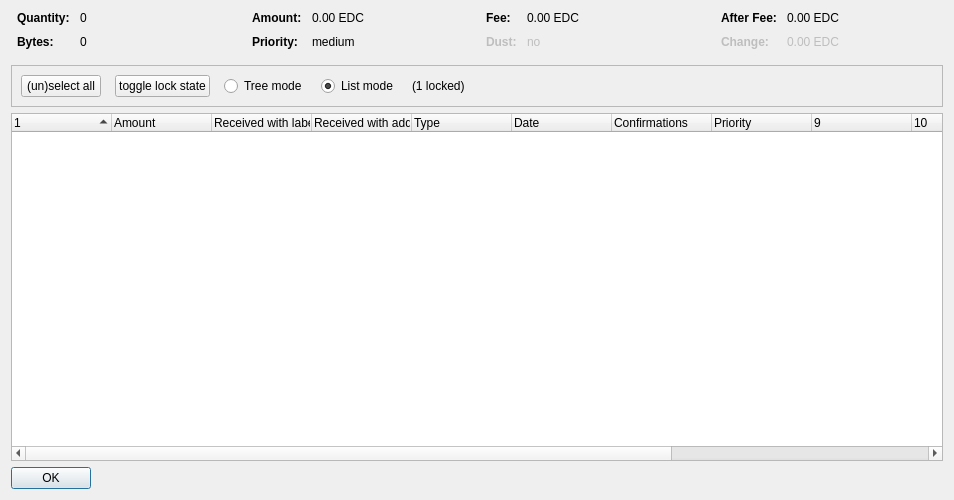
<?xml version="1.0" encoding="UTF-8"?>
<ui version="4.0">
 <class>CoinControlDialog</class>
 <widget class="QDialog" name="CoinControlDialog">
  <property name="geometry">
   <rect>
    <x>0</x>
    <y>0</y>
    <width>954</width>
    <height>500</height>
   </rect>
  </property>
  <property name="windowTitle">
   <string>Coin Selection</string>
  </property>
  <layout class="QVBoxLayout" name="verticalLayout">
   <item>
    <layout class="QHBoxLayout" name="horizontalLayoutTop" stretch="0,0,0,0">
     <property name="topMargin">
      <number>0</number>
     </property>
     <property name="bottomMargin">
      <number>10</number>
     </property>
     <item>
      <layout class="QFormLayout" name="formLayoutCoinControl1">
       <property name="horizontalSpacing">
        <number>10</number>
       </property>
       <property name="verticalSpacing">
        <number>10</number>
       </property>
       <property name="leftMargin">
        <number>6</number>
       </property>
       <property name="rightMargin">
        <number>6</number>
       </property>
       <item row="0" column="0">
        <widget class="QLabel" name="labelCoinControlQuantityText">
         <property name="font">
          <font>
           <weight>75</weight>
           <bold>true</bold>
          </font>
         </property>
         <property name="text">
          <string>Quantity:</string>
         </property>
        </widget>
       </item>
       <item row="0" column="1">
        <widget class="QLabel" name="labelCoinControlQuantity">
         <property name="cursor">
          <cursorShape>IBeamCursor</cursorShape>
         </property>
         <property name="contextMenuPolicy">
          <enum>Qt::ActionsContextMenu</enum>
         </property>
         <property name="text">
          <string notr="true">0</string>
         </property>
         <property name="textInteractionFlags">
          <set>Qt::LinksAccessibleByMouse|Qt::TextSelectableByKeyboard|Qt::TextSelectableByMouse</set>
         </property>
        </widget>
       </item>
       <item row="1" column="0">
        <widget class="QLabel" name="labelCoinControlBytesText">
         <property name="font">
          <font>
           <weight>75</weight>
           <bold>true</bold>
          </font>
         </property>
         <property name="text">
          <string>Bytes:</string>
         </property>
        </widget>
       </item>
       <item row="1" column="1">
        <widget class="QLabel" name="labelCoinControlBytes">
         <property name="cursor">
          <cursorShape>IBeamCursor</cursorShape>
         </property>
         <property name="contextMenuPolicy">
          <enum>Qt::ActionsContextMenu</enum>
         </property>
         <property name="text">
          <string notr="true">0</string>
         </property>
         <property name="textInteractionFlags">
          <set>Qt::LinksAccessibleByMouse|Qt::TextSelectableByKeyboard|Qt::TextSelectableByMouse</set>
         </property>
        </widget>
       </item>
      </layout>
     </item>
     <item>
      <layout class="QFormLayout" name="formLayoutCoinControl2">
       <property name="horizontalSpacing">
        <number>10</number>
       </property>
       <property name="verticalSpacing">
        <number>10</number>
       </property>
       <property name="leftMargin">
        <number>6</number>
       </property>
       <property name="rightMargin">
        <number>6</number>
       </property>
       <item row="0" column="0">
        <widget class="QLabel" name="labelCoinControlAmountText">
         <property name="font">
          <font>
           <weight>75</weight>
           <bold>true</bold>
          </font>
         </property>
         <property name="text">
          <string>Amount:</string>
         </property>
        </widget>
       </item>
       <item row="0" column="1">
        <widget class="QLabel" name="labelCoinControlAmount">
         <property name="cursor">
          <cursorShape>IBeamCursor</cursorShape>
         </property>
         <property name="contextMenuPolicy">
          <enum>Qt::ActionsContextMenu</enum>
         </property>
         <property name="text">
          <string notr="true">0.00 EDC</string>
         </property>
         <property name="textInteractionFlags">
          <set>Qt::LinksAccessibleByMouse|Qt::TextSelectableByKeyboard|Qt::TextSelectableByMouse</set>
         </property>
        </widget>
       </item>
       <item row="1" column="0">
        <widget class="QLabel" name="labelCoinControlPriorityText">
         <property name="font">
          <font>
           <weight>75</weight>
           <bold>true</bold>
          </font>
         </property>
         <property name="text">
          <string>Priority:</string>
         </property>
        </widget>
       </item>
       <item row="1" column="1">
        <widget class="QLabel" name="labelCoinControlPriority">
         <property name="cursor">
          <cursorShape>IBeamCursor</cursorShape>
         </property>
         <property name="contextMenuPolicy">
          <enum>Qt::ActionsContextMenu</enum>
         </property>
         <property name="text">
          <string>medium</string>
         </property>
         <property name="textInteractionFlags">
          <set>Qt::LinksAccessibleByMouse|Qt::TextSelectableByKeyboard|Qt::TextSelectableByMouse</set>
         </property>
        </widget>
       </item>
      </layout>
     </item>
     <item>
      <layout class="QFormLayout" name="formLayoutCoinControl3">
       <property name="horizontalSpacing">
        <number>10</number>
       </property>
       <property name="verticalSpacing">
        <number>10</number>
       </property>
       <property name="leftMargin">
        <number>6</number>
       </property>
       <property name="rightMargin">
        <number>6</number>
       </property>
       <item row="0" column="0">
        <widget class="QLabel" name="labelCoinControlFeeText">
         <property name="font">
          <font>
           <weight>75</weight>
           <bold>true</bold>
          </font>
         </property>
         <property name="text">
          <string>Fee:</string>
         </property>
        </widget>
       </item>
       <item row="0" column="1">
        <widget class="QLabel" name="labelCoinControlFee">
         <property name="cursor">
          <cursorShape>IBeamCursor</cursorShape>
         </property>
         <property name="contextMenuPolicy">
          <enum>Qt::ActionsContextMenu</enum>
         </property>
         <property name="text">
          <string notr="true">0.00 EDC</string>
         </property>
         <property name="textInteractionFlags">
          <set>Qt::LinksAccessibleByMouse|Qt::TextSelectableByKeyboard|Qt::TextSelectableByMouse</set>
         </property>
        </widget>
       </item>
       <item row="1" column="0">
        <widget class="QLabel" name="labelCoinControlLowOutputText">
         <property name="enabled">
          <bool>false</bool>
         </property>
         <property name="font">
          <font>
           <weight>75</weight>
           <bold>true</bold>
          </font>
         </property>
         <property name="text">
          <string>Dust:</string>
         </property>
        </widget>
       </item>
       <item row="1" column="1">
        <widget class="QLabel" name="labelCoinControlLowOutput">
         <property name="enabled">
          <bool>false</bool>
         </property>
         <property name="cursor">
          <cursorShape>IBeamCursor</cursorShape>
         </property>
         <property name="contextMenuPolicy">
          <enum>Qt::ActionsContextMenu</enum>
         </property>
         <property name="text">
          <string>no</string>
         </property>
         <property name="textInteractionFlags">
          <set>Qt::LinksAccessibleByMouse|Qt::TextSelectableByKeyboard|Qt::TextSelectableByMouse</set>
         </property>
        </widget>
       </item>
      </layout>
     </item>
     <item>
      <layout class="QFormLayout" name="formLayoutCoinControl4">
       <property name="horizontalSpacing">
        <number>10</number>
       </property>
       <property name="verticalSpacing">
        <number>10</number>
       </property>
       <property name="leftMargin">
        <number>6</number>
       </property>
       <property name="rightMargin">
        <number>6</number>
       </property>
       <item row="0" column="0">
        <widget class="QLabel" name="labelCoinControlAfterFeeText">
         <property name="font">
          <font>
           <weight>75</weight>
           <bold>true</bold>
          </font>
         </property>
         <property name="text">
          <string>After Fee:</string>
         </property>
        </widget>
       </item>
       <item row="0" column="1">
        <widget class="QLabel" name="labelCoinControlAfterFee">
         <property name="cursor">
          <cursorShape>IBeamCursor</cursorShape>
         </property>
         <property name="contextMenuPolicy">
          <enum>Qt::ActionsContextMenu</enum>
         </property>
         <property name="text">
          <string notr="true">0.00 EDC</string>
         </property>
         <property name="textInteractionFlags">
          <set>Qt::LinksAccessibleByMouse|Qt::TextSelectableByKeyboard|Qt::TextSelectableByMouse</set>
         </property>
        </widget>
       </item>
       <item row="1" column="0">
        <widget class="QLabel" name="labelCoinControlChangeText">
         <property name="enabled">
          <bool>false</bool>
         </property>
         <property name="font">
          <font>
           <weight>75</weight>
           <bold>true</bold>
          </font>
         </property>
         <property name="text">
          <string>Change:</string>
         </property>
        </widget>
       </item>
       <item row="1" column="1">
        <widget class="QLabel" name="labelCoinControlChange">
         <property name="enabled">
          <bool>false</bool>
         </property>
         <property name="cursor">
          <cursorShape>IBeamCursor</cursorShape>
         </property>
         <property name="contextMenuPolicy">
          <enum>Qt::ActionsContextMenu</enum>
         </property>
         <property name="text">
          <string notr="true">0.00 EDC</string>
         </property>
         <property name="textInteractionFlags">
          <set>Qt::LinksAccessibleByMouse|Qt::TextSelectableByKeyboard|Qt::TextSelectableByMouse</set>
         </property>
        </widget>
       </item>
      </layout>
     </item>
    </layout>
   </item>
   <item>
    <widget class="QFrame" name="frame">
     <property name="minimumSize">
      <size>
       <width>0</width>
       <height>40</height>
      </size>
     </property>
     <property name="frameShape">
      <enum>QFrame::StyledPanel</enum>
     </property>
     <property name="frameShadow">
      <enum>QFrame::Sunken</enum>
     </property>
     <layout class="QHBoxLayout" name="horizontalLayout">
      <item>
       <layout class="QHBoxLayout" name="horizontalLayoutPanel" stretch="0,0,0,0,0,0">
        <property name="spacing">
         <number>14</number>
        </property>
        <item>
         <widget class="QPushButton" name="pushButtonSelectAll">
          <property name="sizePolicy">
           <sizepolicy hsizetype="Maximum" vsizetype="Fixed">
            <horstretch>0</horstretch>
            <verstretch>0</verstretch>
           </sizepolicy>
          </property>
          <property name="text">
           <string>(un)select all</string>
          </property>
          <property name="autoDefault">
           <bool>false</bool>
          </property>
         </widget>
        </item>
        <item>
         <widget class="QPushButton" name="pushButtonToggleLock">
          <property name="sizePolicy">
           <sizepolicy hsizetype="Maximum" vsizetype="Fixed">
            <horstretch>0</horstretch>
            <verstretch>0</verstretch>
           </sizepolicy>
          </property>
          <property name="text">
           <string>toggle lock state</string>
          </property>
          <property name="autoDefault">
           <bool>false</bool>
          </property>
         </widget>
        </item>
        <item>
         <widget class="QRadioButton" name="radioTreeMode">
          <property name="sizePolicy">
           <sizepolicy hsizetype="Maximum" vsizetype="Fixed">
            <horstretch>0</horstretch>
            <verstretch>0</verstretch>
           </sizepolicy>
          </property>
          <property name="text">
           <string>Tree mode</string>
          </property>
         </widget>
        </item>
        <item>
         <widget class="QRadioButton" name="radioListMode">
          <property name="sizePolicy">
           <sizepolicy hsizetype="Maximum" vsizetype="Fixed">
            <horstretch>0</horstretch>
            <verstretch>0</verstretch>
           </sizepolicy>
          </property>
          <property name="text">
           <string>List mode</string>
          </property>
          <property name="checked">
           <bool>true</bool>
          </property>
         </widget>
        </item>
        <item>
         <widget class="QLabel" name="labelLocked">
          <property name="text">
           <string>(1 locked)</string>
          </property>
         </widget>
        </item>
        <item>
         <spacer name="horizontalSpacer">
          <property name="orientation">
           <enum>Qt::Horizontal</enum>
          </property>
          <property name="sizeHint" stdset="0">
           <size>
            <width>40</width>
            <height>20</height>
           </size>
          </property>
         </spacer>
        </item>
       </layout>
      </item>
     </layout>
    </widget>
   </item>
   <item>
    <widget class="CoinControlTreeWidget" name="treeWidget">
     <property name="contextMenuPolicy">
      <enum>Qt::CustomContextMenu</enum>
     </property>
     <property name="sortingEnabled">
      <bool>false</bool>
     </property>
     <property name="columnCount">
      <number>13</number>
     </property>
     <attribute name="headerShowSortIndicator" stdset="0">
      <bool>true</bool>
     </attribute>
     <attribute name="headerStretchLastSection">
      <bool>false</bool>
     </attribute>
     <column>
      <property name="text">
       <string/>
      </property>
     </column>
     <column>
      <property name="text">
       <string>Amount</string>
      </property>
     </column>
     <column>
      <property name="text">
       <string>Received with label</string>
      </property>
     </column>
     <column>
      <property name="text">
       <string>Received with address</string>
      </property>
     </column>
     <column>
      <property name="text">
       <string>Type</string>
      </property>
     </column>
     <column>
      <property name="text">
       <string>Date</string>
      </property>
     </column>
     <column>
      <property name="text">
       <string>Confirmations</string>
      </property>
      <property name="toolTip">
       <string>Confirmed</string>
      </property>
     </column>
     <column>
      <property name="text">
       <string>Priority</string>
      </property>
     </column>
     <column>
      <property name="text">
       <string/>
      </property>
     </column>
     <column>
      <property name="text">
       <string/>
      </property>
     </column>
     <column>
      <property name="text">
       <string/>
      </property>
     </column>
     <column>
      <property name="text">
       <string/>
      </property>
     </column>
     <column>
      <property name="text">
       <string/>
      </property>
     </column>
    </widget>
   </item>
   <item>
    <widget class="QDialogButtonBox" name="buttonBox">
     <property name="sizePolicy">
      <sizepolicy hsizetype="Maximum" vsizetype="Fixed">
       <horstretch>0</horstretch>
       <verstretch>0</verstretch>
      </sizepolicy>
     </property>
     <property name="orientation">
      <enum>Qt::Horizontal</enum>
     </property>
     <property name="standardButtons">
      <set>QDialogButtonBox::Ok</set>
     </property>
    </widget>
   </item>
  </layout>
 </widget>
 <customwidgets>
  <customwidget>
   <class>CoinControlTreeWidget</class>
   <extends>QTreeWidget</extends>
   <header>coincontroltreewidget.h</header>
  </customwidget>
 </customwidgets>
 <resources/>
 <connections/>
</ui>
